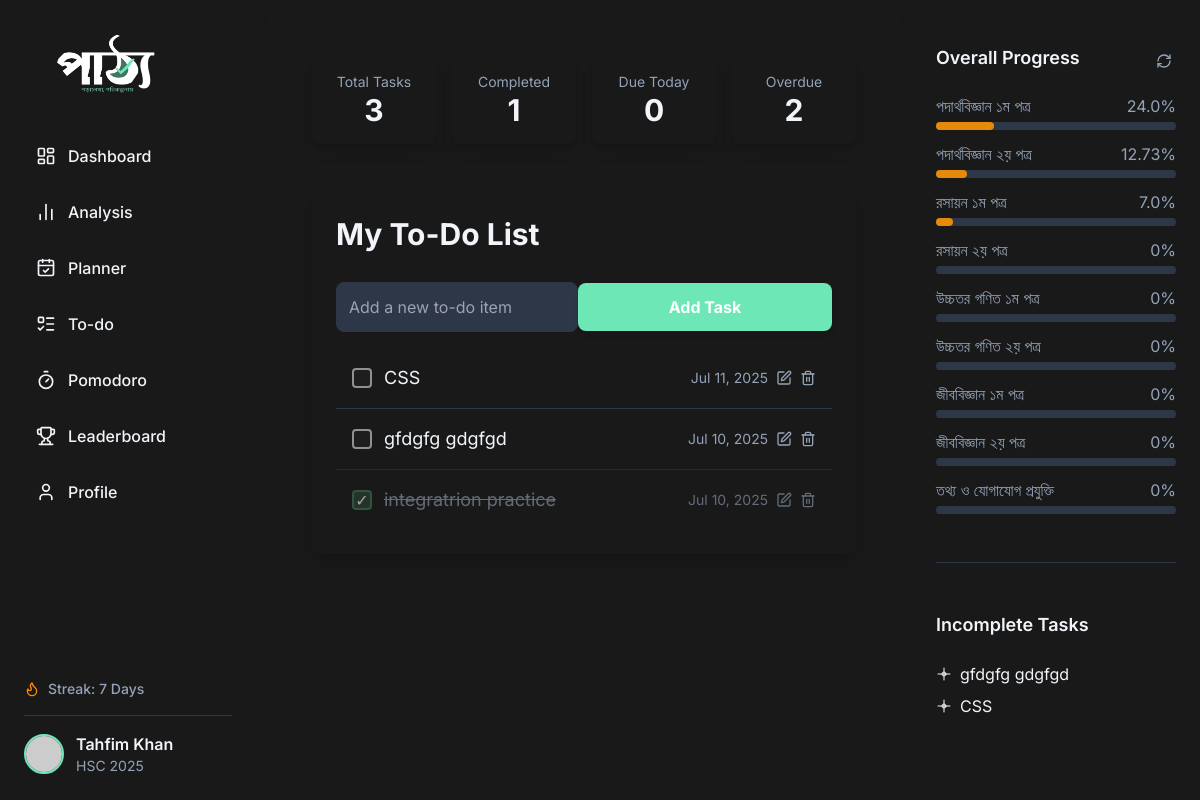
Screenshot of /activities/ (signed in) with the database file from the repository.
### users/models.py (models this page shows, shortened)
class UserProfile(AbstractUser):
    STREAMS = [
        ('hsc', 'HSC'),
        ('eng', 'Engineering'),
        ('med', 'Medical'),
        ('var', 'Varsity')
    ]
    HSC_YEAR_CHOICES = [
        (2025, '2025'),
        (2026, '2026'),
        (2027, '2027'),
        (2028, '2028')
    ]
    stream = models.CharField(max_length=20, choices=STREAMS, default='hsc')
    show_on_leaderboard = models.BooleanField(default=True)
    avatar = models.URLField(blank=True, null=True)
    xp = models.PositiveIntegerField(default=0)
    streak = models.PositiveIntegerField(default=0)
    college = models.CharField(max_length=100, blank=True, null=True)
    hscyear = models.PositiveIntegerField(blank=True, null=True, choices=HSC_YEAR_CHOICES)
    last_login_date = models.DateField(auto_now=True, null=True, blank=True)
    overall_progress_cache = models.FloatField(default=0.0)
    @property
    def is_profile_complete(self):
        if self.hscyear is None or not self.college:
            return False
        return True

### activities/models.py (models this page shows)
class ToDoItem(models.Model):
    user = models.ForeignKey(UserProfile, on_delete=models.CASCADE, related_name='todos')
    title = models.CharField(max_length=255)
    completed = models.BooleanField(default=False)
    date = models.DateTimeField(default=timezone.now)

### syllabus/models.py (models this page shows, shortened)
class Subject(models.Model):
    name = models.CharField(max_length=100)
    chapter_count = models.PositiveIntegerField(default=1)

### activities/views.py (the view)
# urls.py: path('', views.todo_list, name='activities'),
@login_required
def todo_list(request):
    todos = ToDoItem.objects.filter(user=request.user).order_by('completed', '-date')
    return render(request, 'activities/todo.html', {'todos': todos})

### activities/templates/activities/todo.html (shortened to what this page needs)
{% extends "core/layout.html" %}
{% load static %}
{% block body %}
<div class="container mx-auto px-4 sm:px-6 lg:px-8 py-8 max-w-4xl">
    <div class="flex flex-col gap-6">
        <div class="grid grid-cols-1 md:grid-cols-4 gap-4 mb-6">
            <div class="bg-[var(--color-card-bg-dark)] shadow-lg rounded-lg p-4 text-center transition-colors duration-300 hover:bg-[var(--color-bg-dark)] cursor-pointer">
                <p class="text-sm text-[var(--color-gray-text-dark)]">Total Tasks</p>
                <p class="text-3xl font-bold text-[var(--color-text-dark)]" id="total-tasks">0</p>
            </div>
            <div class="bg-[var(--color-card-bg-dark)] shadow-lg rounded-lg p-4 text-center transition-colors duration-300 hover:bg-[var(--color-bg-dark)] cursor-pointer">
                <p class="text-sm text-[var(--color-gray-text-dark)]">Completed</p>
                <p class="text-3xl font-bold text-[var(--color-text-dark)]" id="completed-tasks">0</p>
            </div>
            <div class="bg-[var(--color-card-bg-dark)] shadow-lg rounded-lg p-4 text-center transition-colors duration-300 hover:bg-[var(--color-bg-dark)] cursor-pointer">
                <p class="text-sm text-[var(--color-gray-text-dark)]">Due Today</p>
                <p class="text-3xl font-bold text-[var(--color-text-dark)]" id="due-today-tasks">0</p>
            </div>
            <div class="bg-[var(--color-card-bg-dark)] shadow-lg rounded-lg p-4 text-center transition-colors duration-300 hover:bg-[var(--color-bg-dark)] cursor-pointer">
                <p class="text-sm text-[var(--color-gray-text-dark)]">Overdue</p>
                <p class="text-3xl font-bold text-[var(--color-text-dark)]" id="overdue-tasks">0</p>
            </div>
        </div>
        <div class="bg-[var(--color-card-bg-dark)] shadow-lg rounded-lg p-6">
            <div class="flex flex-col md:flex-row flex-wrap justify-between items-start md:items-center mb-4 md:gap-x-4">
                <div class="mb-6 flex-shrink-0">
                    <div class="pattho-underline-wrapper">
                        <h1 class="pattho-underline text-3xl font-bold text-[var(--color-text-dark)]">My To-Do List</h1>
                        <div class="pattho-underline-box"></div>
                    </div>
                </div>
                <form action="{% url 'add_todo' %}" method="post" class="flex flex-col md:flex-row items-center w-full">
                    <input type="text" name="title" placeholder="Add a new to-do item" class="p-3 rounded-lg border border-[var(--color-border-dark)] bg-[var(--color-gray-bg-dark)] text-[var(--color-text-dark)] focus:outline-none focus:ring-2 focus:ring-[var(--color-primary-light)] focus:border-transparent flex-grow w-full mb-2 md:mb-0">
                    <button type="submit" class="bg-[var(--color-primary-dark)] hover:bg-[var(--color-primary-hover-dark)] text-white font-bold py-3 px-6 rounded-lg transition-colors duration-200 shadow-md w-full">
                        Add Task
                    </button>
                </form>
            </div>
            <div class="divide-y divide-[var(--color-border-dark)]">
                {% for todo in todos %}
                <div class="flex flex-col md:flex-row items-start md:items-center justify-between p-4 {% if todo.completed %}opacity-60{% endif %}">
                    <div class="flex items-center mb-2 md:mb-0">
                        <form action="{% url 'toggle_todo' todo.id %}" method="post" class="flex items-center toggle-todo-form" data-todo-id="{{ todo.id }}">
                            <input type="checkbox" {% if todo.completed %}checked{% endif %} class="h-5 w-5 rounded border-[var(--color-border-light)] text-[var(--color-success-light)] focus:ring-[var(--color-success-light)] cursor-pointer todo-checkbox">
                            <span class="ml-3 text-lg {% if todo.completed %}line-through text-[var(--color-gray-text-dark)]{% else %}text-[var(--color-text-dark)]{% endif %} todo-title-display">
                                {{ todo.title }}
                            </span>
                        </form>
                    </div>
                    <div class="flex items-center space-x-2">
                        <span class="text-sm text-[var(--color-gray-text-dark)]">
                            {{ todo.date|date:"M d, Y" }}
                        </span>
                        <button class="text-[var(--color-gray-text-dark)] hover:text-[var(--color-primary-light)] dark:hover:text-[var(--color-primary-dark)] transition-colors duration-200 edit-todo-btn" data-todo-id="{{ todo.id }}">
                            <i data-lucide="edit" class="w-4 h-4 edit-icon"></i>
                        </button>
                        <button class="text-[var(--color-gray-text-dark)] hover:text-[var(--color-error-dark)] transition-colors duration-200 delete-todo-btn" data-todo-id="{{ todo.id }}">
                            <i data-lucide="trash-2" class="w-4 h-4"></i>
                        </button>
                    </div>
                </div>
                {% empty %}
                <p class="p-4 text-[var(--color-gray-text-dark)]">No to-do items yet. Add one above!</p>
                {% endfor %}
            </div>
        </div>
    </div>
</div>
{% endblock body %}

### core/templates/core/layout.html (shortened to what this page needs)
{% load static %}
{% load sidebar_tags %}
<!DOCTYPE html>
<html lang="en">
<head>
    <script src="https://cdn.tailwindcss.com"></script>
    <link rel="stylesheet" href="{% static 'core/main.css' %}">
</head>
<body class="bg-[var(--color-bg-dark)] text-[var(--color-text-dark)] flex min-h-screen">
    <aside id="left-sidebar" class="bg-[var(--color-card-bg-dark)] shadow-xl flex flex-col justify-between w-64 flex-shrink-0 h-screen fixed top-0 left-0 z-40 md:translate-x-0 -translate-x-full transition-transform duration-300 ease-in-out md:pt-0 pt-16 overflow-x-hidden">
        <div class="pl-14 mb-3 hidden md:block pt-8">
            <img src="{% static 'core/logo_trans.png' %}" alt="Pattho Logo" class="h-16 w-auto">
        </div>
        <div class="p-6 flex-grow sidebar-scroll overflow-y-auto">
            <nav>
                <ul>
                    <li class="mb-2">
                        <a href="{% url 'dashboard' %}" class="flex items-center p-3 rounded-xl text-[var(--color-text-dark)] hover:bg-[var(--color-primary-hover-dark)] hover:text-[var(--color-primary-dark)] hover:border hover:border-gray-300 transition-colors duration-200 font-medium">
                            <i data-lucide="layout-dashboard" class="w-5 h-5 mr-3"></i>
                            Dashboard
                        </a>
                    </li>
                    <li class="mb-2">
                        <a href="{% url 'analysis' %}" class="flex items-center p-3 rounded-xl text-[var(--color-text-dark)] hover:bg-[var(--color-primary-hover-dark)] hover:text-[var(--color-primary-dark)] hover:border hover:border-gray-300 transition-colors duration-200 font-medium">
                            <i data-lucide="bar-chart-2" class="w-5 h-5 mr-3"></i>
                            Analysis
                        </a>
                    </li>
                    <li class="mb-2">
                        <a href="{% url 'planner' %}" class="flex items-center p-3 rounded-xl text-[var(--color-text-dark)] hover:bg-[var(--color-primary-hover-dark)] hover:text-[var(--color-primary-dark)] hover:border hover:border-gray-300 transition-colors duration-200 font-medium">
                            <i data-lucide="calendar-check" class="w-5 h-5 mr-3"></i>
                            Planner
                        </a>
                    </li>
                    <li class="mb-2">
                        <a href="{% url 'activities' %}" class="flex items-center p-3 rounded-xl text-[var(--color-text-dark)] hover:bg-[var(--color-primary-hover-dark)] hover:text-[var(--color-primary-dark)] hover:border hover:border-gray-300 transition-colors duration-200 font-medium">
                            <i data-lucide="list-todo" class="w-5 h-5 mr-3"></i>
                            To-do
                        </a>
                    </li>
                    <li class="mb-2">
                        <a href="{% url 'pomodoro' %}" class="flex items-center p-3 rounded-xl text-[var(--color-text-dark)] hover:bg-[var(--color-primary-hover-dark)] hover:text-[var(--color-primary-dark)] hover:border hover:border-gray-300 transition-colors duration-200 font-medium">
                            <i data-lucide="timer" class="w-5 h-5 mr-3"></i>
                            Pomodoro
                        </a>
                    </li>
                    <li class="mb-2">
                        <a href="{% url 'leaderboard' %}" class="flex items-center p-3 rounded-xl text-[var(--color-text-dark)] hover:bg-[var(--color-primary-hover-dark)] hover:text-[var(--color-primary-dark)] hover:border hover:border-gray-300 transition-colors duration-200 font-medium">
                            <i data-lucide="trophy" class="w-5 h-5 mr-3"></i>
                            Leaderboard
                        </a>
                    </li>
                    <li class="mb-2">
                        <a href="{% url 'profile' %}" class="flex items-center p-3 rounded-xl text-[var(--color-text-dark)] hover:bg-[var(--color-primary-hover-dark)] hover:text-[var(--color-primary-dark)] hover:border hover:border-gray-300 transition-colors duration-200 font-medium">
                            <i data-lucide="user" class="w-5 h-5 mr-3"></i>
                            Profile
                        </a>
                    </li>
                </ul>
            </nav>
        </div>
        <div class="p-6">
            <div class="flex items-center mb-4 text-sm font-medium text-[var(--color-gray-text-dark)]">
                <i data-lucide="flame" class="w-4 h-4 mr-2 text-[var(--color-accent-light)]"></i>
                <span>Streak: {{ request.user.streak|default:0 }} Days</span>
            </div>
            <a href="{% url 'profile' %}" class="block pt-4 border-t border-[var(--color-border-dark)]">
                <div class="flex items-center">
                    <img src="{{ request.user.avatar|default:'https://placehold.co/40x40/205454/ffffff?font=oswald&text=Pattho' }}" alt="User Avatar" class="w-10 h-10 rounded-full mr-3 border-2 border-[var(--color-primary-dark)]">
                    <div>
                        <p class="font-semibold text-[var(--color-text-dark)]">{{ request.user.first_name }} {{ request.user.last_name }}</p>
                        <p class="text-sm text-[var(--color-gray-text-dark)]">{{ request.user.get_stream_display }} {{ request.user.hscyear|stringformat:"s" }}</p>
                    </div>
                </div>
            </a>
        </div>
    </aside>
    <div class="flex-1 flex flex-col w-full md:ml-64 md:mr-72 pt-16 md:pt-0">
        <div class="flex flex-1 overflow-hidden">
            <main class="p-4 md:p-6 flex-1 overflow-y-auto bg-[var(--color-card-bg-dark)] shadow-lg min-h-[300px] min-w-0">
                {% block body %}{% endblock %}
            </main>
            {% block right_sidebar %}
            <aside id="right-sidebar" class="bg-[var(--color-card-bg-dark)] shadow-xl w-72 flex-shrink-0 p-6 overflow-y-auto sidebar-scroll fixed top-0 right-0 h-full transform translate-x-full md:translate-x-0 md:block transition-transform duration-300 ease-in-out z-40 pt-20 md:pt-11">
                {% subject_progress_sidebar %}
                <div class="border-b border-[var(--color-border-dark)] pb-6 mb-6"></div>
                <div class="pattho-underline-wrapper">
                    <h3 class="pattho-underline text-lg font-semibold text-[var(--color-text-dark)] mb-4 mt-6">Incomplete Tasks</h3>
                    <div class="pattho-underline-box"></div>
                </div>
                <ul id="incomplete-tasks-list" class="space-y-2">
                </ul>
            </aside>
            {% endblock right_sidebar %}
        </div>
    </div>
</body>
</html>

### core/templates/core/_subject_progress_sidebar.html
<div class="flex justify-between items-center mb-4">
    <div class="pattho-underline-wrapper">
        <h3 class="pattho-underline text-lg font-semibold text-[var(--color-text-dark)]">Overall Progress</h3>
        <div class="pattho-underline-box"></div>
    </div>
    <button id="refresh-progress-btn" class="p-1 rounded-full text-[var(--color-gray-text-dark)] hover:bg-[var(--color-gray-bg-dark)] transition-colors duration-200">
        <i data-lucide="refresh-cw" class="w-4 h-4 text-[var(--color-gray-text-dark)]"></i>
    </button>
</div>
<ul class="space-y-3 mb-6" id="subject-progress-list">
    {% for subject in subjects_progress %}
    <li data-subject-name="{{ subject.name }}" class="group">
        <div class="flex justify-between items-center text-[var(--color-gray-text-dark)] group-hover:text-white">
            <span>{{ subject.name }}</span>
            <span class="subject-progress-percentage">{{ subject.overall_progress|default:0 }}%</span>
        </div>
        <div class="w-full bg-[var(--color-gray-bg-dark)] rounded-full h-2 mt-1">
            <div class="bg-[#E78A09] h-2 rounded-full subject-progress-bar" style="width: {{ subject.overall_progress|default:0 }}%"></div>
        </div>
    </li>
    {% empty %}
    <li><p class="text-[var(--color-gray-text-dark)]">No subjects found or no progress yet.</p></li>
    {% endfor %}
</ul>

### rows the page displays
UserProfile: user.streak "7", user.first_name "Tahfim", user.last_name "Khan", user.stream "HSC", user.hscyear "2025"
ToDoItem: title "CSS", date "Jul 11, 2025"
ToDoItem: title "gfdgfg gdgfgd", date "Jul 10, 2025"
ToDoItem: completed "☑", title "integratrion practice", date "Jul 10, 2025"
Subject: name "পদার্থবিজ্ঞান ১ম পত্র"
Subject: name "পদার্থবিজ্ঞান ২য় পত্র"
Subject: name "রসায়ন ১ম পত্র"
Subject: name "রসায়ন ২য় পত্র"
Subject: name "উচ্চতর গণিত ১ম পত্র"
Subject: name "উচ্চতর গণিত ২য় পত্র"
Subject: name "জীববিজ্ঞান ১ম পত্র"
Subject: name "জীববিজ্ঞান ২য় পত্র"
Subject: name "তথ্য ও যোগাযোগ প্রযুক্তি"

### other values shown
{{ subject.overall_progress|default:0 }} "24.0" "12.73" "7.0" "0" "0" "0" "0" "0" "0"
